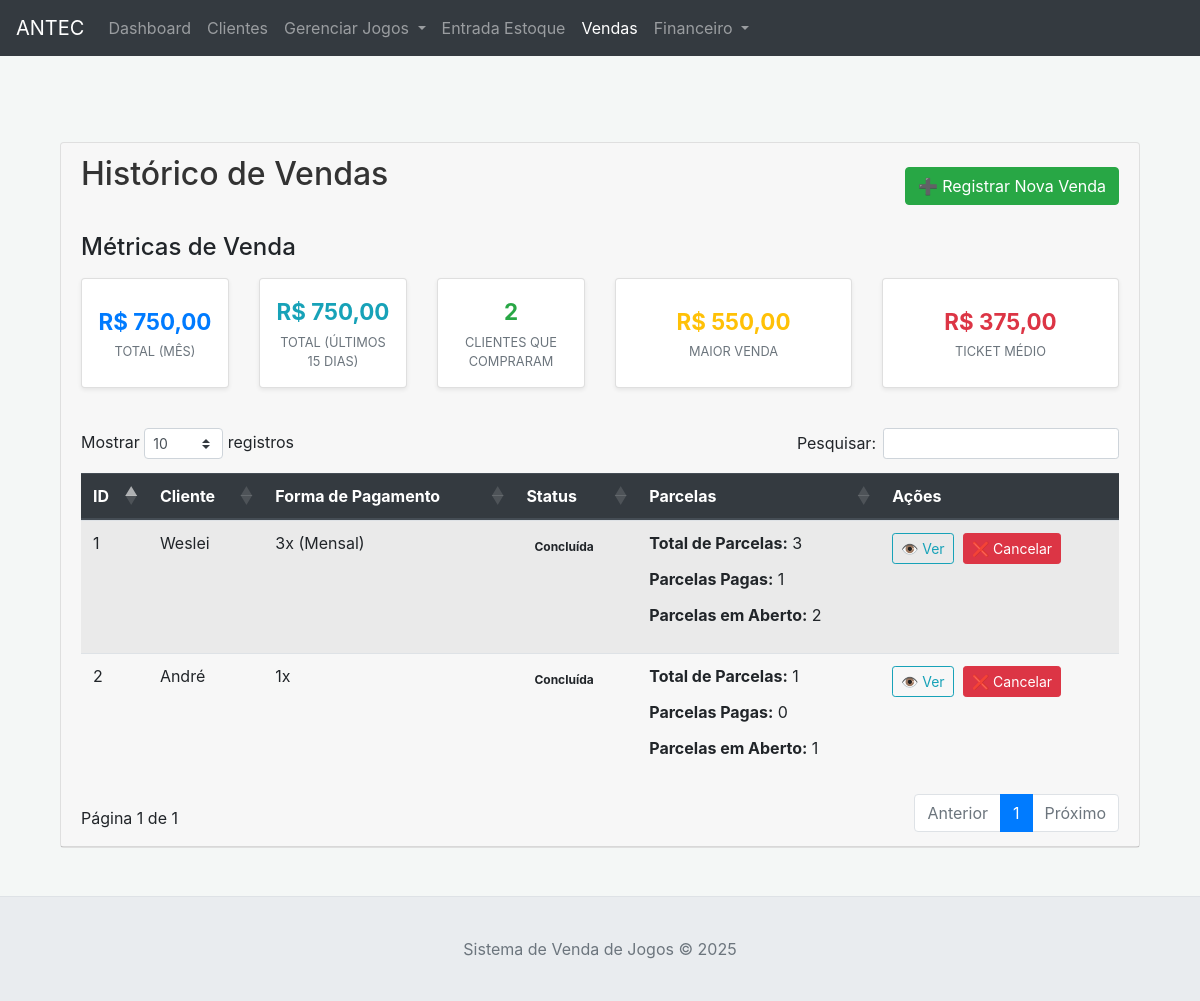
The page /vendas on the database as committed earlier.
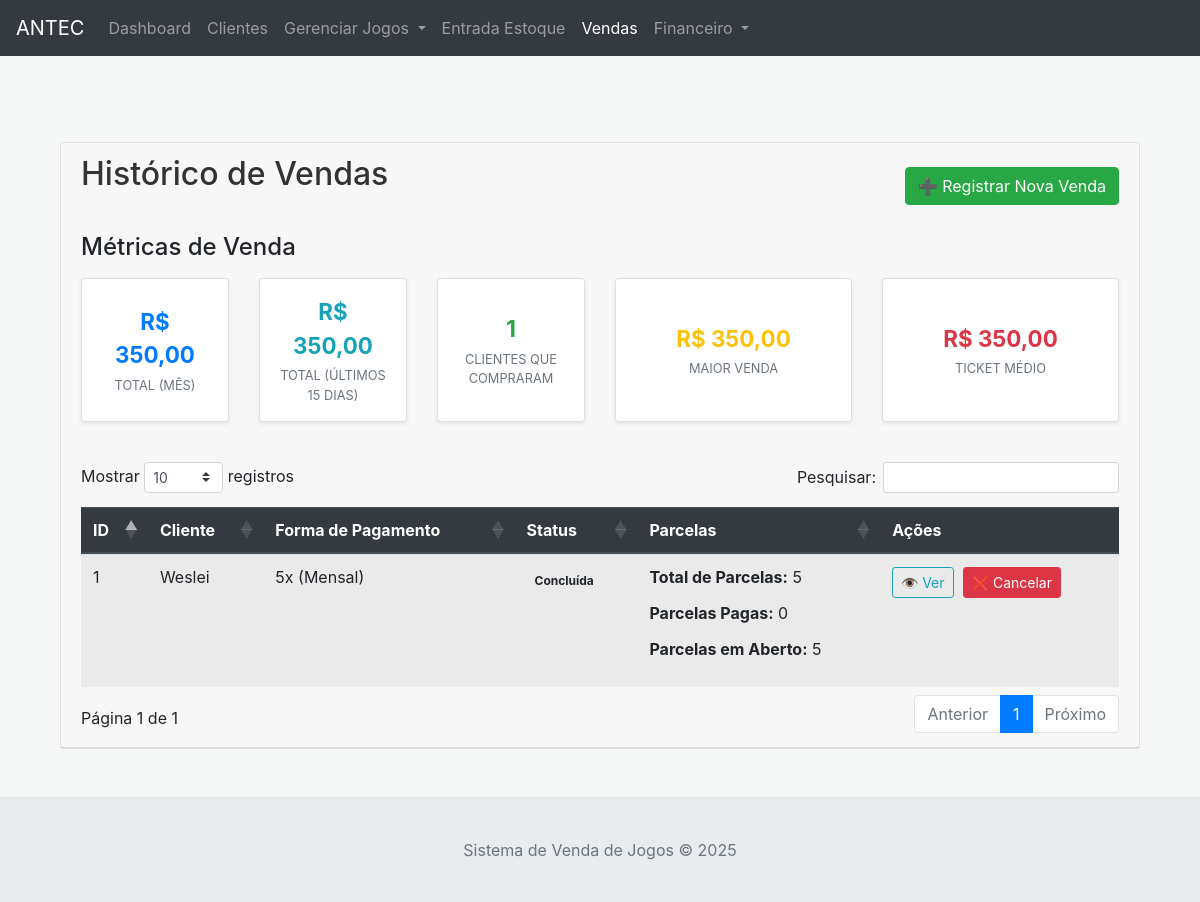
The same page on the database as committed later.
### tables this page shows
CREATE TABLE vendas (
                id INTEGER PRIMARY KEY AUTOINCREMENT,
                cliente_id INTEGER,
                data_venda DATETIME DEFAULT CURRENT_TIMESTAMP,
                valor_total REAL NOT NULL,
                status TEXT DEFAULT 'Rascunho',
                observacao TEXT,
                forma_pagamento TEXT,
                numero_parcelas INTEGER DEFAULT 1,
                periodo_pagamento_parcelas TEXT,
                FOREIGN KEY (cliente_id) REFERENCES clientes (id) ON DELETE SET NULL
            );

CREATE TABLE clientes (
                id INTEGER PRIMARY KEY AUTOINCREMENT,
                nome TEXT NOT NULL,
                email TEXT,
                telefone TEXT,
                endereco_rua TEXT,
                endereco_numero TEXT,
                endereco_bairro TEXT,
                endereco_cidade TEXT,
                endereco_uf TEXT,
                endereco_cep TEXT,
                data_cadastro DATETIME DEFAULT CURRENT_TIMESTAMP
            );

### app.py (the view)
@app.route('/vendas')
def vendas_lista_page():
    try:
        valor_total_mes = db_manager.get_valor_total_vendas_mes_atual()
        valor_total_15_dias = db_manager.get_valor_total_vendas_ultimos_15_days()
        total_clientes_compraram = db_manager.get_total_clientes_com_vendas()
        maior_valor_venda = db_manager.get_maior_valor_venda()
        ticket_medio = db_manager.get_ticket_medio_vendas()
        vendas = db_manager.get_all_vendas()
        clientes_all = db_manager.get_all_clientes()
        grupos_all = db_manager.get_all_grupos()
    except Exception as e:
        flash(f"Erro ao carregar dados para a página de vendas: {e}", "danger")
        vendas = []
        clientes_all = []
        grupos_all = []
        valor_total_mes = 0.0
        valor_total_15_dias = 0.0
        total_clientes_compraram = 0
        maior_valor_venda = 0.0
        ticket_medio = 0.0
    return render_template('vendas_lista.html', vendas=vendas, clientes=clientes_all, grupos=grupos_all, valor_total_mes=valor_total_mes, valor_total_15_dias=valor_total_15_dias, total_clientes_compraram=total_clientes_compraram, maior_valor_venda=maior_valor_venda, ticket_medio=ticket_medio)

### app.py (called while the page is built)
@app.context_processor
def inject_now(): return {'now': datetime.datetime.now()}

### database.py (called while the page is built)
    def _get_connection(self):
        conn = sqlite3.connect(self.db_name)
        conn.row_factory = sqlite3.Row # Permite acessar colunas por nome
        return conn

    def get_all_grupos(self, search_term=None):
        query_str = "SELECT * FROM grupos"
        params = []
        if search_term:
            query_str += " WHERE nome LIKE ? OR descricao LIKE ?"
            params.extend([f'%{search_term}%', f'%{search_term}%'])
        query_str += " ORDER BY nome ASC"
        return self.execute_query(query_str, params, fetch_all=True)

    def get_all_clientes(self, search_term=None):
        query_str = "SELECT * FROM clientes"
        params = []
        if search_term:
            query_str += " WHERE nome LIKE ? OR email LIKE ? OR telefone LIKE ?"
            params.extend([f'%{search_term}%',f'%{search_term}%',f'%{search_term}%'])
        query_str += " ORDER BY nome ASC"
        return self.execute_query(query_str, params, fetch_all=True)

### templates/vendas_lista.html (shortened to what the changed rows need)
{% extends "base.html" %}
{% block content %}
<div class="container mt-4">
    <div class="card">
        <div class="card-header">
            <div class="d-flex justify-content-between align-items-center mb-3">
                <h2>Histórico de Vendas</h2>
            </div>
            <div class="row mb-4">
                <div class="col-md-12">
                    <div class="row">
                        <div class="col-xl-2 col-md-4 mb-3">
                            <div class="card text-center card-metricas shadow-sm h-100">
                                <div class="card-body">
                                    <div class="metric-number text-primary">R$ {{ "%.2f"|format(valor_total_mes if valor_total_mes is not none else 0.0)|replace('.', ',') }}</div>
                                    <div class="metric-label">Total (Mês)</div>
                                </div>
                            </div>
                        </div>
                        <div class="col-xl-2 col-md-4 mb-3">
                            <div class="card text-center card-metricas shadow-sm h-100">
                                <div class="card-body">
                                    <div class="metric-number text-info">R$ {{ "%.2f"|format(valor_total_15_dias if valor_total_15_dias is not none else 0.0)|replace('.', ',') }}</div>
                                    <div class="metric-label">Total (Últimos 15 Dias)</div>
                                </div>
                            </div>
                        </div>
                        <div class="col-xl-2 col-md-4 mb-3">
                            <div class="card text-center card-metricas shadow-sm h-100">
                                <div class="card-body">
                                    <div class="metric-number text-success">{{ total_clientes_compraram if total_clientes_compraram is not none else 0 }}</div>
                                    <div class="metric-label">Clientes que Compraram</div>
                                </div>
                            </div>
                        </div>
                        <div class="col-xl-3 col-md-6 mb-3">
                            <div class="card text-center card-metricas shadow-sm h-100">
                                <div class="card-body">
                                    <div class="metric-number text-warning">R$ {{ "%.2f"|format(maior_valor_venda if maior_valor_venda is not none else 0.0)|replace('.', ',') }}</div>
                                    <div class="metric-label">Maior Venda</div>
                                </div>
                            </div>
                        </div>
                        <div class="col-xl-3 col-md-6 mb-3">
                            <div class="card text-center card-metricas shadow-sm h-100">
                                <div class="card-body">
                                    <div class="metric-number text-danger">R$ {{ "%.2f"|format(ticket_medio if ticket_medio is not none else 0.0)|replace('.', ',') }}</div>
                                    <div class="metric-label">Ticket Médio</div>
                                </div>
                            </div>
                        </div>
                    </div>
                </div>
            </div>
            {% if vendas %}
            <div class="table-responsive">
                <table class="table table-striped table-hover datatable" id="tabelaVendas">
                    <thead class="thead-dark">
                        <tr>
                            <th>ID</th>
                            <th>Cliente</th>
                            <th>Forma de Pagamento</th>
                            <th>Status</th>
                            <th>Parcelas</th>
                            <th>Ações</th>
                        </tr>
                    </thead>
                    <tbody>
                        {% for venda in vendas %}
                        <tr>
                            <td>{{ venda.id }}</td>
                            <td>{{ venda.cliente_nome }}</td>
                            <td>
                                {% if venda.numero_parcelas and venda.numero_parcelas > 1 %}
                                    {{ venda.numero_parcelas }}x
                                    {% if venda.periodo_pagamento_parcelas %}
                                        ({{ venda.periodo_pagamento_parcelas if venda.periodo_pagamento_parcelas else 'N/A' }})
                                    {% endif %}
                                {% elif venda.forma_pagamento %}
                                    1x
                                {% else %}
                                    N/A
                                {% endif %}
                            </td>
                            <td>
                                {% set status_class = venda.status.lower().replace('í', 'i').replace('ú', 'u').replace('ç', 'c').replace('ã', 'a') %}
                                <span class="badge badge-pill p-2 status-{{ status_class }}">{{ venda.status }}</span>
                            </td>
                            <td>
                                <p><strong>Total de Parcelas:</strong> {{ venda.total_parcelas }}</p>
                                <p><strong>Parcelas Pagas:</strong> {{ venda.parcelas_pagas }}</p>
                                <p><strong>Parcelas em Aberto:</strong> {{ venda.parcelas_em_aberto }}</p>
                            </td>
                            <td class="action-buttons">
                                {% if venda.status == 'Rascunho' %}
                                    <button type="button" class="btn btn-sm btn-info btn-edit-rascunho"
                                            data-venda-id="{{ venda.id }}" title="Editar Rascunho">✏️ Editar</button>
                                    <form action="{{ url_for('venda_finalizar', venda_id=venda.id) }}" method="POST" style="display:inline;" onsubmit="return confirm('Tem certeza que deseja finalizar esta venda? O estoque será atualizado.');">
                                        <button type="submit" class="btn btn-sm btn-success" title="Finalizar Venda">✔️ Finalizar</button>
                                    </form>
                                {% elif venda.status == 'Concluída' %}
                                    <a href="{{ url_for('view_venda_page', venda_id=venda.id) }}" class="btn btn-sm btn-outline-info" title="Ver Detalhes">👁️ Ver</a>
                                {% endif %}
                                {% if venda.status != 'Cancelada' %}
                                <form action="{{ url_for('venda_cancelar', venda_id=venda.id) }}" method="POST" style="display:inline;" onsubmit="return confirm('Tem certeza que deseja cancelar esta venda? {% if venda.status == 'Rascunho' %}Este rascunho será removido.{% elif venda.status == 'Concluída' %}O estoque dos itens será devolvido.{% endif %}');">
                                    <button type="submit" class="btn btn-sm btn-danger" title="Cancelar Venda">❌ Cancelar</button>
                                </form>
                                {% else %}
                                     <a href="{{ url_for('view_venda_page', venda_id=venda.id) }}" class="btn btn-sm btn-outline-secondary" title="Ver Detalhes (Cancelada)">👁️ Ver</a>
                                {% endif %}
                            </td>
                        </tr>
                        {% endfor %}
                    </tbody>
                </table>
            </div>
            {% else %}
            <div class="alert alert-info">Nenhuma venda encontrada.</div>
            {% endif %}
        </div>
    </div>
</div>
{% endblock %}

Rows that differ between the two databases and show on the page:
removed vendas: id "2", cliente_nome "André", forma_pagamento "1x", status "Concluída", total_parcelas "1", parcelas_pagas "0", parcelas_em_aberto "1"
changed vendas "Mensal": numero_parcelas "3" → "5"; total_parcelas "3" → "5"; parcelas_pagas "1" → "0"; parcelas_em_aberto "2" → "5"
Other text that changed with them:
text no longer shown: "750,00 750,00 2 550,00 375,00"
text now shown: "350,00 350,00 1 350,00 350,00"
